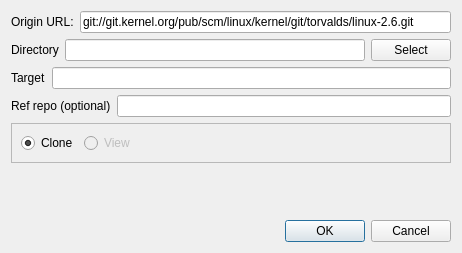
<ui version="4.0" >
 <class>NewProjectDialog</class>
 <widget class="QDialog" name="NewProjectDialog" >
  <property name="geometry" >
   <rect>
    <x>0</x>
    <y>0</y>
    <width>462</width>
    <height>253</height>
   </rect>
  </property>
  <property name="windowTitle" >
   <string>Dialog</string>
  </property>
  <layout class="QVBoxLayout" >
   <item>
    <layout class="QHBoxLayout" >
     <item>
      <widget class="QLabel" name="label_2" >
       <property name="text" >
        <string>Origin URL:</string>
       </property>
      </widget>
     </item>
     <item>
      <widget class="QLineEdit" name="originUrl" >
       <property name="text" >
        <string>git://git.kernel.org/pub/scm/linux/kernel/git/torvalds/linux-2.6.git</string>
       </property>
      </widget>
     </item>
    </layout>
   </item>
   <item>
    <layout class="QHBoxLayout" name="horizontalLayout" >
     <item>
      <widget class="QLabel" name="label" >
       <property name="text" >
        <string>Directory</string>
       </property>
      </widget>
     </item>
     <item>
      <widget class="QLineEdit" name="dirPath" />
     </item>
     <item>
      <widget class="QPushButton" name="getDirButton" >
       <property name="text" >
        <string>Select</string>
       </property>
      </widget>
     </item>
    </layout>
   </item>
   <item>
    <layout class="QHBoxLayout" >
     <item>
      <widget class="QLabel" name="label_3" >
       <property name="text" >
        <string>Target</string>
       </property>
      </widget>
     </item>
     <item>
      <widget class="QLineEdit" name="target" >
       <property name="text" >
        <string/>
       </property>
      </widget>
     </item>
    </layout>
   </item>
   <item>
    <layout class="QHBoxLayout" >
     <item>
      <widget class="QLabel" name="label_4" >
       <property name="text" >
        <string>Ref repo (optional)</string>
       </property>
      </widget>
     </item>
     <item>
      <widget class="QLineEdit" name="refRepo" >
       <property name="text" >
        <string/>
       </property>
      </widget>
     </item>
    </layout>
   </item>
   <item>
    <widget class="QFrame" name="frame" >
     <property name="frameShape" >
      <enum>QFrame::StyledPanel</enum>
     </property>
     <property name="frameShadow" >
      <enum>QFrame::Raised</enum>
     </property>
     <layout class="QHBoxLayout" >
      <item>
       <widget class="QRadioButton" name="radioButton" >
        <property name="text" >
         <string>Clone</string>
        </property>
        <property name="checked" >
         <bool>true</bool>
        </property>
       </widget>
      </item>
      <item>
       <widget class="QRadioButton" name="radioButton_2" >
        <property name="enabled" >
         <bool>false</bool>
        </property>
        <property name="text" >
         <string>View</string>
        </property>
       </widget>
      </item>
      <item>
       <spacer>
        <property name="orientation" >
         <enum>Qt::Horizontal</enum>
        </property>
        <property name="sizeHint" stdset="0" >
         <size>
          <width>40</width>
          <height>20</height>
         </size>
        </property>
       </spacer>
      </item>
     </layout>
    </widget>
   </item>
   <item>
    <spacer>
     <property name="orientation" >
      <enum>Qt::Vertical</enum>
     </property>
     <property name="sizeHint" stdset="0" >
      <size>
       <width>20</width>
       <height>40</height>
      </size>
     </property>
    </spacer>
   </item>
   <item>
    <widget class="QDialogButtonBox" name="buttonBox" >
     <property name="standardButtons" >
      <set>QDialogButtonBox::Cancel|QDialogButtonBox::Ok</set>
     </property>
    </widget>
   </item>
  </layout>
 </widget>
 <resources/>
 <connections>
  <connection>
   <sender>buttonBox</sender>
   <signal>accepted()</signal>
   <receiver>NewProjectDialog</receiver>
   <slot>accept()</slot>
   <hints>
    <hint type="sourcelabel" >
     <x>321</x>
     <y>186</y>
    </hint>
    <hint type="destinationlabel" >
     <x>336</x>
     <y>216</y>
    </hint>
   </hints>
  </connection>
  <connection>
   <sender>buttonBox</sender>
   <signal>rejected()</signal>
   <receiver>NewProjectDialog</receiver>
   <slot>reject()</slot>
   <hints>
    <hint type="sourcelabel" >
     <x>447</x>
     <y>186</y>
    </hint>
    <hint type="destinationlabel" >
     <x>456</x>
     <y>216</y>
    </hint>
   </hints>
  </connection>
 </connections>
</ui>
